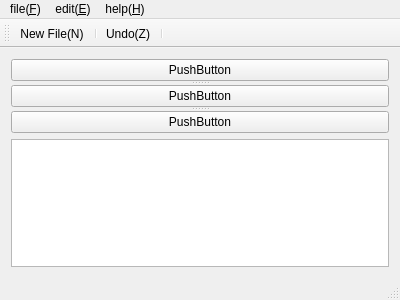
<?xml version="1.0" encoding="UTF-8"?>
<ui version="4.0">
 <class>MainWindow</class>
 <widget class="QMainWindow" name="MainWindow">
  <property name="geometry">
   <rect>
    <x>0</x>
    <y>0</y>
    <width>400</width>
    <height>300</height>
   </rect>
  </property>
  <property name="windowTitle">
   <string>MainWindow</string>
  </property>
  <widget class="QWidget" name="centralWidget">
   <layout class="QGridLayout" name="gridLayout">
    <item row="0" column="0">
     <widget class="QSplitter" name="splitter">
      <property name="orientation">
       <enum>Qt::Vertical</enum>
      </property>
      <widget class="QPushButton" name="pushButton_2">
       <property name="text">
        <string>PushButton</string>
       </property>
      </widget>
      <widget class="QPushButton" name="pushButton_3">
       <property name="text">
        <string>PushButton</string>
       </property>
      </widget>
      <widget class="QPushButton" name="pushButton">
       <property name="text">
        <string>PushButton</string>
       </property>
      </widget>
     </widget>
    </item>
    <item row="1" column="0">
     <widget class="QTextEdit" name="textEdit"/>
    </item>
   </layout>
  </widget>
  <widget class="QMenuBar" name="menuBar">
   <property name="geometry">
    <rect>
     <x>0</x>
     <y>0</y>
     <width>400</width>
     <height>23</height>
    </rect>
   </property>
   <widget class="QMenu" name="menufile_F">
    <property name="title">
     <string>file(&amp;F)</string>
    </property>
    <addaction name="actionOpen_File_O"/>
    <addaction name="separator"/>
    <addaction name="actionSave_S"/>
    <addaction name="separator"/>
    <addaction name="actionExit_X"/>
   </widget>
   <widget class="QMenu" name="menuedit_E">
    <property name="title">
     <string>edit(&amp;E)</string>
    </property>
    <addaction name="separator"/>
    <addaction name="actionCut_C"/>
    <addaction name="actionCopy_C"/>
   </widget>
   <widget class="QMenu" name="menuHwlp">
    <property name="title">
     <string>help(&amp;H)</string>
    </property>
    <addaction name="actionabout_A"/>
   </widget>
   <addaction name="menufile_F"/>
   <addaction name="menuedit_E"/>
   <addaction name="menuHwlp"/>
  </widget>
  <widget class="QToolBar" name="mainToolBar">
   <attribute name="toolBarArea">
    <enum>TopToolBarArea</enum>
   </attribute>
   <attribute name="toolBarBreak">
    <bool>false</bool>
   </attribute>
   <addaction name="actionNew_File_N"/>
   <addaction name="separator"/>
   <addaction name="actionUndo_Z"/>
   <addaction name="separator"/>
  </widget>
  <widget class="QStatusBar" name="statusBar"/>
  <action name="actionNew_File_N">
   <property name="icon">
    <iconset resource="myresources.qrc">
     <normaloff>:/myImages/images/1503604364(1).png</normaloff>:/myImages/images/1503604364(1).png</iconset>
   </property>
   <property name="text">
    <string>New File(&amp;N)</string>
   </property>
   <property name="shortcut">
    <string>Ctrl+N</string>
   </property>
  </action>
  <action name="actionOpen_File_O">
   <property name="icon">
    <iconset resource="myresources.qrc">
     <normaloff>:/myImages/images/hand.png</normaloff>:/myImages/images/hand.png</iconset>
   </property>
   <property name="text">
    <string>Open File(&amp;O)</string>
   </property>
  </action>
  <action name="actionSave_S">
   <property name="icon">
    <iconset resource="myresources.qrc">
     <normaloff>:/myImages/images/icon_mic_off.png</normaloff>:/myImages/images/icon_mic_off.png</iconset>
   </property>
   <property name="text">
    <string>Save(&amp;S)</string>
   </property>
  </action>
  <action name="actionExit_X">
   <property name="icon">
    <iconset resource="myresources.qrc">
     <normaloff>:/myImages/images/icon_mic_disabled.png</normaloff>:/myImages/images/icon_mic_disabled.png</iconset>
   </property>
   <property name="text">
    <string>Exit(&amp;X)</string>
   </property>
  </action>
  <action name="actionUndo_Z">
   <property name="icon">
    <iconset resource="myresources.qrc">
     <normaloff>:/myImages/images/clockface.png</normaloff>:/myImages/images/clockface.png</iconset>
   </property>
   <property name="text">
    <string>Undo(&amp;Z)</string>
   </property>
  </action>
  <action name="actionCut_C">
   <property name="icon">
    <iconset resource="myresources.qrc">
     <normaloff>:/myImages/images/icon_mic_on.png</normaloff>:/myImages/images/icon_mic_on.png</iconset>
   </property>
   <property name="text">
    <string>Cut(&amp;X)</string>
   </property>
  </action>
  <action name="actionCopy_C">
   <property name="icon">
    <iconset resource="myresources.qrc">
     <normaloff>:/myImages/images/icon_viewers.png</normaloff>:/myImages/images/icon_viewers.png</iconset>
   </property>
   <property name="text">
    <string>Copy(&amp;C)</string>
   </property>
  </action>
  <action name="actionabout_A">
   <property name="icon">
    <iconset resource="myresources.qrc">
     <normaloff>:/myImages/images/sharingicon.png</normaloff>:/myImages/images/sharingicon.png</iconset>
   </property>
   <property name="text">
    <string>about(&amp;A)</string>
   </property>
  </action>
 </widget>
 <layoutdefault spacing="6" margin="11"/>
 <resources>
  <include location="myresources.qrc"/>
 </resources>
 <connections/>
</ui>
